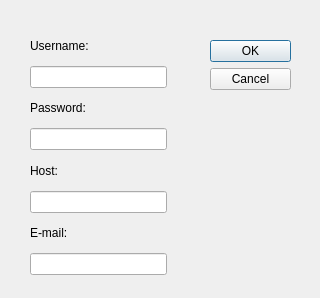
<?xml version="1.0" encoding="UTF-8"?>
<ui version="4.0">
 <class>RegisterDialog</class>
 <widget class="QDialog" name="RegisterDialog">
  <property name="geometry">
   <rect>
    <x>0</x>
    <y>0</y>
    <width>320</width>
    <height>298</height>
   </rect>
  </property>
  <property name="windowTitle">
   <string>Dialog</string>
  </property>
  <widget class="QDialogButtonBox" name="buttonBox">
   <property name="geometry">
    <rect>
     <x>210</x>
     <y>40</y>
     <width>81</width>
     <height>221</height>
    </rect>
   </property>
   <property name="orientation">
    <enum>Qt::Vertical</enum>
   </property>
   <property name="standardButtons">
    <set>QDialogButtonBox::Cancel|QDialogButtonBox::Ok</set>
   </property>
  </widget>
  <widget class="QWidget" name="">
   <property name="geometry">
    <rect>
     <x>30</x>
     <y>31</y>
     <width>137</width>
     <height>244</height>
    </rect>
   </property>
   <layout class="QVBoxLayout" name="verticalLayout">
    <item>
     <widget class="QLabel" name="usernameLabel">
      <property name="text">
       <string>Username:</string>
      </property>
     </widget>
    </item>
    <item>
     <widget class="QLineEdit" name="usernameLine">
      <property name="maxLength">
       <number>20</number>
      </property>
     </widget>
    </item>
    <item>
     <widget class="QLabel" name="passwordLabel">
      <property name="text">
       <string>Password:</string>
      </property>
     </widget>
    </item>
    <item>
     <widget class="QLineEdit" name="passwordLine">
      <property name="maxLength">
       <number>20</number>
      </property>
      <property name="echoMode">
       <enum>QLineEdit::Password</enum>
      </property>
     </widget>
    </item>
    <item>
     <widget class="QLabel" name="hostLabel">
      <property name="text">
       <string>Host:</string>
      </property>
     </widget>
    </item>
    <item>
     <widget class="QLineEdit" name="hostLine">
      <property name="maxLength">
       <number>40</number>
      </property>
     </widget>
    </item>
    <item>
     <widget class="QLabel" name="emailLabel">
      <property name="text">
       <string>E-mail:</string>
      </property>
     </widget>
    </item>
    <item>
     <widget class="QLineEdit" name="emailLine">
      <property name="maxLength">
       <number>30</number>
      </property>
     </widget>
    </item>
   </layout>
  </widget>
 </widget>
 <resources/>
 <connections>
  <connection>
   <sender>buttonBox</sender>
   <signal>accepted()</signal>
   <receiver>RegisterDialog</receiver>
   <slot>accept()</slot>
   <hints>
    <hint type="sourcelabel">
     <x>248</x>
     <y>254</y>
    </hint>
    <hint type="destinationlabel">
     <x>157</x>
     <y>274</y>
    </hint>
   </hints>
  </connection>
  <connection>
   <sender>buttonBox</sender>
   <signal>rejected()</signal>
   <receiver>RegisterDialog</receiver>
   <slot>reject()</slot>
   <hints>
    <hint type="sourcelabel">
     <x>316</x>
     <y>260</y>
    </hint>
    <hint type="destinationlabel">
     <x>286</x>
     <y>274</y>
    </hint>
   </hints>
  </connection>
 </connections>
</ui>
